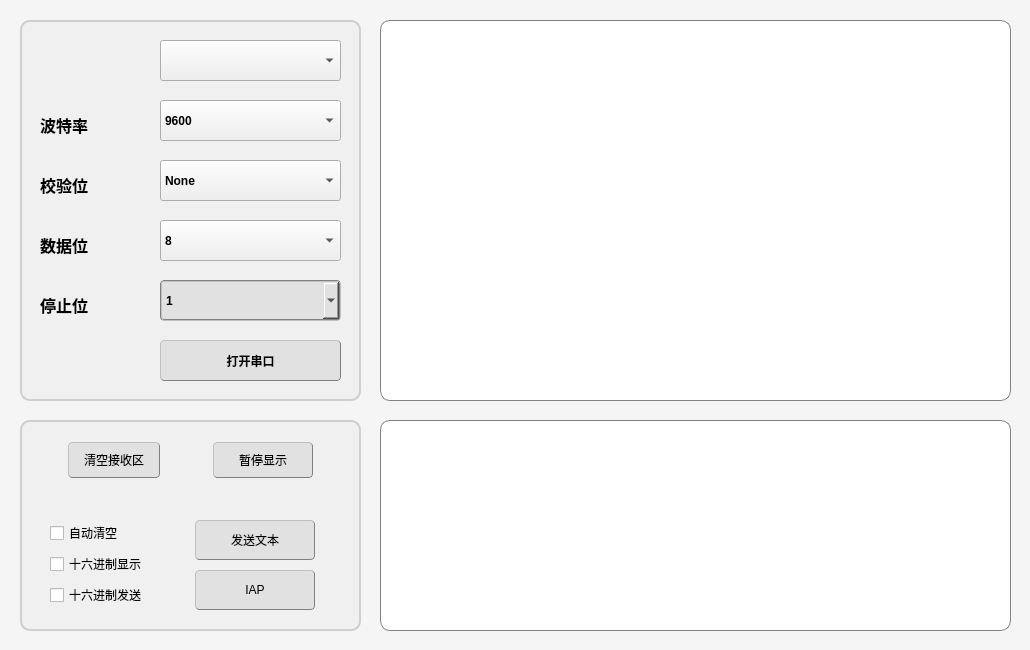
<?xml version="1.0" encoding="UTF-8"?>
<ui version="4.0">
 <class>Serial</class>
 <widget class="QMainWindow" name="Serial">
  <property name="geometry">
   <rect>
    <x>0</x>
    <y>0</y>
    <width>1030</width>
    <height>650</height>
   </rect>
  </property>
  <property name="minimumSize">
   <size>
    <width>1030</width>
    <height>650</height>
   </size>
  </property>
  <property name="maximumSize">
   <size>
    <width>1030</width>
    <height>650</height>
   </size>
  </property>
  <property name="windowTitle">
   <string>Serial</string>
  </property>
  <property name="layoutDirection">
   <enum>Qt::LeftToRight</enum>
  </property>
  <property name="styleSheet">
   <string notr="true">QMainWindow{
background-color: rgb(245, 245, 245);
}
</string>
  </property>
  <widget class="QWidget" name="centralwidget">
   <widget class="QGroupBox" name="groupBox">
    <property name="geometry">
     <rect>
      <x>20</x>
      <y>20</y>
      <width>341</width>
      <height>381</height>
     </rect>
    </property>
    <property name="styleSheet">
     <string notr="true">QGroupBox{
background-color: rgb(240, 240, 240);

border-width:2px;

border-style:solid;

border-radius: 10px;

border-color:rgb(207, 207, 207);

margin-top:0ex;

}

QGroupBox::title{

subcontrol-origin:margin;

subcontrol-position:top left;

left:10px;

margin-left:0px;

padding:0 1px;

}</string>
    </property>
    <property name="title">
     <string/>
    </property>
    <widget class="QComboBox" name="portBox">
     <property name="geometry">
      <rect>
       <x>140</x>
       <y>20</y>
       <width>181</width>
       <height>41</height>
      </rect>
     </property>
     <property name="font">
      <font>
       <weight>75</weight>
       <bold>true</bold>
      </font>
     </property>
     <property name="styleSheet">
      <string notr="true">QComboBox{background-color: rgb(225, 225, 225);border:2px groove gray;border-radius:4px;padding:2px 4px;border-style: outset;}
                                       QComboBox:hover{background-color:rgb(229, 241, 251); color: black;}
                                       QComboBox:pressed{background-color:rgb(204, 228, 247);border-style: inset;};</string>
     </property>
    </widget>
    <widget class="QComboBox" name="baudRateBox">
     <property name="geometry">
      <rect>
       <x>140</x>
       <y>80</y>
       <width>181</width>
       <height>41</height>
      </rect>
     </property>
     <property name="font">
      <font>
       <weight>75</weight>
       <bold>true</bold>
      </font>
     </property>
     <property name="styleSheet">
      <string notr="true">QComboBox{background-color: rgb(225, 225, 225);border:2px groove gray;border-radius:4px;padding:2px 4px;border-style: outset;}
                                       QComboBox:hover{background-color:rgb(229, 241, 251); color: black;}
                                       QComboBox:pressed{background-color:rgb(204, 228, 247);border-style: inset;};</string>
     </property>
     <item>
      <property name="text">
       <string>9600</string>
      </property>
     </item>
     <item>
      <property name="text">
       <string>19200</string>
      </property>
     </item>
     <item>
      <property name="text">
       <string>38400</string>
      </property>
     </item>
     <item>
      <property name="text">
       <string>57600</string>
      </property>
     </item>
     <item>
      <property name="text">
       <string>115200</string>
      </property>
     </item>
    </widget>
    <widget class="QComboBox" name="ParityBox">
     <property name="geometry">
      <rect>
       <x>140</x>
       <y>140</y>
       <width>181</width>
       <height>41</height>
      </rect>
     </property>
     <property name="font">
      <font>
       <weight>75</weight>
       <bold>true</bold>
      </font>
     </property>
     <property name="styleSheet">
      <string notr="true">QComboBox{background-color: rgb(225, 225, 225);border:2px groove gray;border-radius:4px;padding:2px 4px;border-style: outset;}
                                       QComboBox:hover{background-color:rgb(229, 241, 251); color: black;}
                                       QComboBox:pressed{background-color:rgb(204, 228, 247);border-style: inset;};</string>
     </property>
     <item>
      <property name="text">
       <string>None</string>
      </property>
     </item>
    </widget>
    <widget class="QComboBox" name="DateBitsBox">
     <property name="geometry">
      <rect>
       <x>140</x>
       <y>200</y>
       <width>181</width>
       <height>41</height>
      </rect>
     </property>
     <property name="font">
      <font>
       <weight>75</weight>
       <bold>true</bold>
      </font>
     </property>
     <property name="styleSheet">
      <string notr="true">QComboBox{background-color: rgb(225, 225, 225);border:2px groove gray;border-radius:4px;padding:2px 4px;border-style: outset;}
                                       QComboBox:hover{background-color:rgb(229, 241, 251); color: black;}
                                       QComboBox:pressed{background-color:rgb(204, 228, 247);border-style: inset;};</string>
     </property>
     <item>
      <property name="text">
       <string>8</string>
      </property>
     </item>
     <item>
      <property name="text">
       <string>7</string>
      </property>
     </item>
     <item>
      <property name="text">
       <string>6</string>
      </property>
     </item>
     <item>
      <property name="text">
       <string>5</string>
      </property>
     </item>
    </widget>
    <widget class="QComboBox" name="stopBitsBox">
     <property name="geometry">
      <rect>
       <x>140</x>
       <y>260</y>
       <width>181</width>
       <height>41</height>
      </rect>
     </property>
     <property name="font">
      <font>
       <weight>75</weight>
       <bold>true</bold>
      </font>
     </property>
     <property name="styleSheet">
      <string notr="true">QComboBox{border:2px groove gray;border-radius:4px;padding:2px 4px;background-color: rgb(225, 225, 225);}
                                       QComboBox:hover{background-color:rgb(229, 241, 251); color: black;}
                                       QComboBox:pressed{background-color:rgb(204, 228, 247);border-style: inset;}</string>
     </property>
     <item>
      <property name="text">
       <string>1</string>
      </property>
     </item>
     <item>
      <property name="text">
       <string>2</string>
      </property>
     </item>
    </widget>
    <widget class="QPushButton" name="openButton">
     <property name="geometry">
      <rect>
       <x>140</x>
       <y>320</y>
       <width>181</width>
       <height>41</height>
      </rect>
     </property>
     <property name="font">
      <font>
       <weight>75</weight>
       <bold>true</bold>
      </font>
     </property>
     <property name="styleSheet">
      <string notr="true">QPushButton{background-color: rgb(225, 225, 225);border:1px groove gray;border-radius:4px;padding:1px 4px;border-style: outset;}
                                       QPushButton:hover{background-color:rgb(229, 241, 251); color: black;}
                                       QPushButton:pressed{background-color:rgb(204, 228, 247);border-style: inset;}</string>
     </property>
     <property name="text">
      <string>打开串口</string>
     </property>
    </widget>
    <widget class="QLabel" name="label_1">
     <property name="geometry">
      <rect>
       <x>20</x>
       <y>20</y>
       <width>91</width>
       <height>51</height>
      </rect>
     </property>
     <property name="text">
      <string/>
     </property>
    </widget>
    <widget class="QLabel" name="label_2">
     <property name="geometry">
      <rect>
       <x>20</x>
       <y>80</y>
       <width>91</width>
       <height>51</height>
      </rect>
     </property>
     <property name="text">
      <string>&lt;html&gt;&lt;head/&gt;&lt;body&gt;&lt;p&gt;&lt;span style=&quot; font-size:12pt; font-weight:600;&quot;&gt;波特率&lt;/span&gt;&lt;/p&gt;&lt;/body&gt;&lt;/html&gt;</string>
     </property>
    </widget>
    <widget class="QLabel" name="label_3">
     <property name="geometry">
      <rect>
       <x>20</x>
       <y>140</y>
       <width>91</width>
       <height>51</height>
      </rect>
     </property>
     <property name="text">
      <string>&lt;html&gt;&lt;head/&gt;&lt;body&gt;&lt;p&gt;&lt;span style=&quot; font-size:12pt; font-weight:600;&quot;&gt;校验位&lt;/span&gt;&lt;/p&gt;&lt;/body&gt;&lt;/html&gt;</string>
     </property>
    </widget>
    <widget class="QLabel" name="label_4">
     <property name="geometry">
      <rect>
       <x>20</x>
       <y>200</y>
       <width>91</width>
       <height>51</height>
      </rect>
     </property>
     <property name="text">
      <string>&lt;html&gt;&lt;head/&gt;&lt;body&gt;&lt;p&gt;&lt;span style=&quot; font-size:12pt; font-weight:600;&quot;&gt;数据位&lt;/span&gt;&lt;/p&gt;&lt;/body&gt;&lt;/html&gt;</string>
     </property>
    </widget>
    <widget class="QLabel" name="label_5">
     <property name="geometry">
      <rect>
       <x>20</x>
       <y>260</y>
       <width>91</width>
       <height>51</height>
      </rect>
     </property>
     <property name="text">
      <string>&lt;html&gt;&lt;head/&gt;&lt;body&gt;&lt;p&gt;&lt;span style=&quot; font-size:12pt; font-weight:600;&quot;&gt;停止位&lt;/span&gt;&lt;/p&gt;&lt;/body&gt;&lt;/html&gt;</string>
     </property>
    </widget>
    <widget class="QLabel" name="label_6">
     <property name="geometry">
      <rect>
       <x>20</x>
       <y>317</y>
       <width>91</width>
       <height>41</height>
      </rect>
     </property>
     <property name="styleSheet">
      <string notr="true">QComboBox{background-color: rgb(225, 225, 225);border:2px groove gray;border-radius:4px;padding:2px 4px;border-style: outset;}
                                       QComboBox:hover{background-color:rgb(229, 241, 251); color: black;}
                                       QComboBox:pressed{background-color:rgb(204, 228, 247);border-style: inset;};</string>
     </property>
     <property name="text">
      <string/>
     </property>
    </widget>
   </widget>
   <widget class="QGroupBox" name="groupBox_2">
    <property name="geometry">
     <rect>
      <x>20</x>
      <y>420</y>
      <width>341</width>
      <height>211</height>
     </rect>
    </property>
    <property name="styleSheet">
     <string notr="true">QGroupBox{
background-color: rgb(240, 240, 240);

border-width:2px;

border-style:solid;

border-radius: 10px;

border-color:rgb(207, 207, 207);

margin-top:0ex;

}

QGroupBox::title{

subcontrol-origin:margin;

subcontrol-position:top left;

left:10px;

margin-left:0px;

padding:0 1px;

}</string>
    </property>
    <property name="title">
     <string/>
    </property>
    <widget class="QPushButton" name="sendTxtButton">
     <property name="geometry">
      <rect>
       <x>175</x>
       <y>100</y>
       <width>120</width>
       <height>40</height>
      </rect>
     </property>
     <property name="font">
      <font>
       <weight>50</weight>
       <bold>false</bold>
      </font>
     </property>
     <property name="styleSheet">
      <string notr="true">QPushButton{background-color: rgb(225, 225, 225);border:1px groove gray;border-radius:4px;padding:8px 25px;border-style: outset;}
                                       QPushButton:hover{background-color:rgb(229, 241, 251); color: black;}
                                       QPushButton:pressed{background-color:rgb(204, 228, 247);border-style: inset;}</string>
     </property>
     <property name="text">
      <string>发送文本</string>
     </property>
    </widget>
    <widget class="QWidget" name="layoutWidget">
     <property name="geometry">
      <rect>
       <x>0</x>
       <y>0</y>
       <width>341</width>
       <height>81</height>
      </rect>
     </property>
     <layout class="QHBoxLayout" name="horizontalLayout">
      <item>
       <spacer name="horizontalSpacer_2">
        <property name="orientation">
         <enum>Qt::Horizontal</enum>
        </property>
        <property name="sizeHint" stdset="0">
         <size>
          <width>40</width>
          <height>20</height>
         </size>
        </property>
       </spacer>
      </item>
      <item>
       <widget class="QPushButton" name="pushButton_2">
        <property name="font">
         <font>
          <weight>50</weight>
          <bold>false</bold>
         </font>
        </property>
        <property name="styleSheet">
         <string notr="true">QPushButton{background-color: rgb(225, 225, 225);border:1px groove gray;border-radius:4px;padding:8px 15px;border-style: outset;}
                                       QPushButton:hover{background-color:rgb(229, 241, 251); color: black;}
                                       QPushButton:pressed{background-color:rgb(204, 228, 247);border-style: inset;}</string>
        </property>
        <property name="text">
         <string>清空接收区</string>
        </property>
       </widget>
      </item>
      <item>
       <spacer name="horizontalSpacer">
        <property name="orientation">
         <enum>Qt::Horizontal</enum>
        </property>
        <property name="sizeHint" stdset="0">
         <size>
          <width>40</width>
          <height>20</height>
         </size>
        </property>
       </spacer>
      </item>
      <item>
       <widget class="QPushButton" name="pushButton_3">
        <property name="font">
         <font>
          <weight>50</weight>
          <bold>false</bold>
         </font>
        </property>
        <property name="styleSheet">
         <string notr="true">QPushButton{background-color: rgb(225, 225, 225);border:1px groove gray;border-radius:4px;padding:8px 25px;border-style: outset;}
                                       QPushButton:hover{background-color:rgb(229, 241, 251); color: black;}
                                       QPushButton:pressed{background-color:rgb(204, 228, 247);border-style: inset;}</string>
        </property>
        <property name="text">
         <string>暂停显示</string>
        </property>
       </widget>
      </item>
      <item>
       <spacer name="horizontalSpacer_3">
        <property name="orientation">
         <enum>Qt::Horizontal</enum>
        </property>
        <property name="sizeHint" stdset="0">
         <size>
          <width>40</width>
          <height>20</height>
         </size>
        </property>
       </spacer>
      </item>
     </layout>
    </widget>
    <widget class="QWidget" name="layoutWidget">
     <property name="geometry">
      <rect>
       <x>30</x>
       <y>100</y>
       <width>111</width>
       <height>91</height>
      </rect>
     </property>
     <layout class="QVBoxLayout" name="verticalLayout">
      <item>
       <widget class="QCheckBox" name="checkBox">
        <property name="font">
         <font>
          <weight>50</weight>
          <bold>false</bold>
         </font>
        </property>
        <property name="text">
         <string>自动清空</string>
        </property>
       </widget>
      </item>
      <item>
       <widget class="QCheckBox" name="checkBoxHex">
        <property name="font">
         <font>
          <weight>50</weight>
          <bold>false</bold>
         </font>
        </property>
        <property name="text">
         <string>十六进制显示</string>
        </property>
       </widget>
      </item>
      <item>
       <widget class="QCheckBox" name="checkBoxHexTx">
        <property name="text">
         <string>十六进制发送</string>
        </property>
       </widget>
      </item>
     </layout>
    </widget>
    <widget class="QPushButton" name="iapButton">
     <property name="geometry">
      <rect>
       <x>175</x>
       <y>150</y>
       <width>120</width>
       <height>40</height>
      </rect>
     </property>
     <property name="font">
      <font>
       <weight>50</weight>
       <bold>false</bold>
      </font>
     </property>
     <property name="styleSheet">
      <string notr="true">QPushButton{background-color: rgb(225, 225, 225);border:1px groove gray;border-radius:4px;padding:8px 25px;border-style: outset;}
                                       QPushButton:hover{background-color:rgb(229, 241, 251); color: black;}
                                       QPushButton:pressed{background-color:rgb(204, 228, 247);border-style: inset;}</string>
     </property>
     <property name="text">
      <string>IAP</string>
     </property>
    </widget>
   </widget>
   <widget class="QGroupBox" name="groupBox_3">
    <property name="geometry">
     <rect>
      <x>380</x>
      <y>20</y>
      <width>631</width>
      <height>381</height>
     </rect>
    </property>
    <property name="styleSheet">
     <string notr="true">QGroupBox{
background-color: rgb(255, 255, 255);

border-width:2px;


border-radius: 10px;

border-color:rgb(221, 221, 221);

margin-top: 0ex;

}

QGroupBox::title{

subcontrol-origin:margin;

subcontrol-position:top left;

left:10px;

margin-left:0px;

padding:0 1px;

}</string>
    </property>
    <property name="title">
     <string/>
    </property>
    <widget class="QTextBrowser" name="textBrowser">
     <property name="geometry">
      <rect>
       <x>0</x>
       <y>0</y>
       <width>631</width>
       <height>381</height>
      </rect>
     </property>
     <property name="font">
      <font>
       <family>宋体</family>
       <pointsize>9</pointsize>
       <weight>50</weight>
       <bold>false</bold>
      </font>
     </property>
     <property name="styleSheet">
      <string notr="true">border: 1px solid gray;/*设置边框的粗细，以及颜色*/
border-radius: 10px;/*设置圆角的大小*/
padding: 0 8px;/*如果没有内容光标在开始往后移动0.8像素点*/
selection-background-color: darkgray;
   </string>
     </property>
    </widget>
   </widget>
   <widget class="QGroupBox" name="groupBox_4">
    <property name="geometry">
     <rect>
      <x>380</x>
      <y>420</y>
      <width>631</width>
      <height>211</height>
     </rect>
    </property>
    <property name="styleSheet">
     <string notr="true">QGroupBox{
background-color: rgb(255, 255, 255);

border-width:2px;


border-radius: 10px;

border-color:rgb(221, 221, 221);

margin-top:0.5ex;

}

QGroupBox::title{

subcontrol-origin:margin;

subcontrol-position:top left;

left:10px;

margin-left:0px;

padding:0 1px;

}</string>
    </property>
    <property name="title">
     <string/>
    </property>
    <widget class="QTextEdit" name="textEdit">
     <property name="geometry">
      <rect>
       <x>0</x>
       <y>0</y>
       <width>631</width>
       <height>211</height>
      </rect>
     </property>
     <property name="font">
      <font>
       <family>Arial</family>
       <pointsize>10</pointsize>
       <weight>75</weight>
       <bold>true</bold>
      </font>
     </property>
     <property name="styleSheet">
      <string notr="true">border: 1px solid gray;/*设置边框的粗细，以及颜色*/
border-radius: 10px;/*设置圆角的大小*/
padding: 0 8px;/*如果没有内容光标在开始往后移动0.8像素点*/
selection-background-color: darkgray;
   </string>
     </property>
    </widget>
   </widget>
  </widget>
  <action name="actionhh">
   <property name="text">
    <string>第一</string>
   </property>
  </action>
 </widget>
 <resources/>
 <connections/>
</ui>
